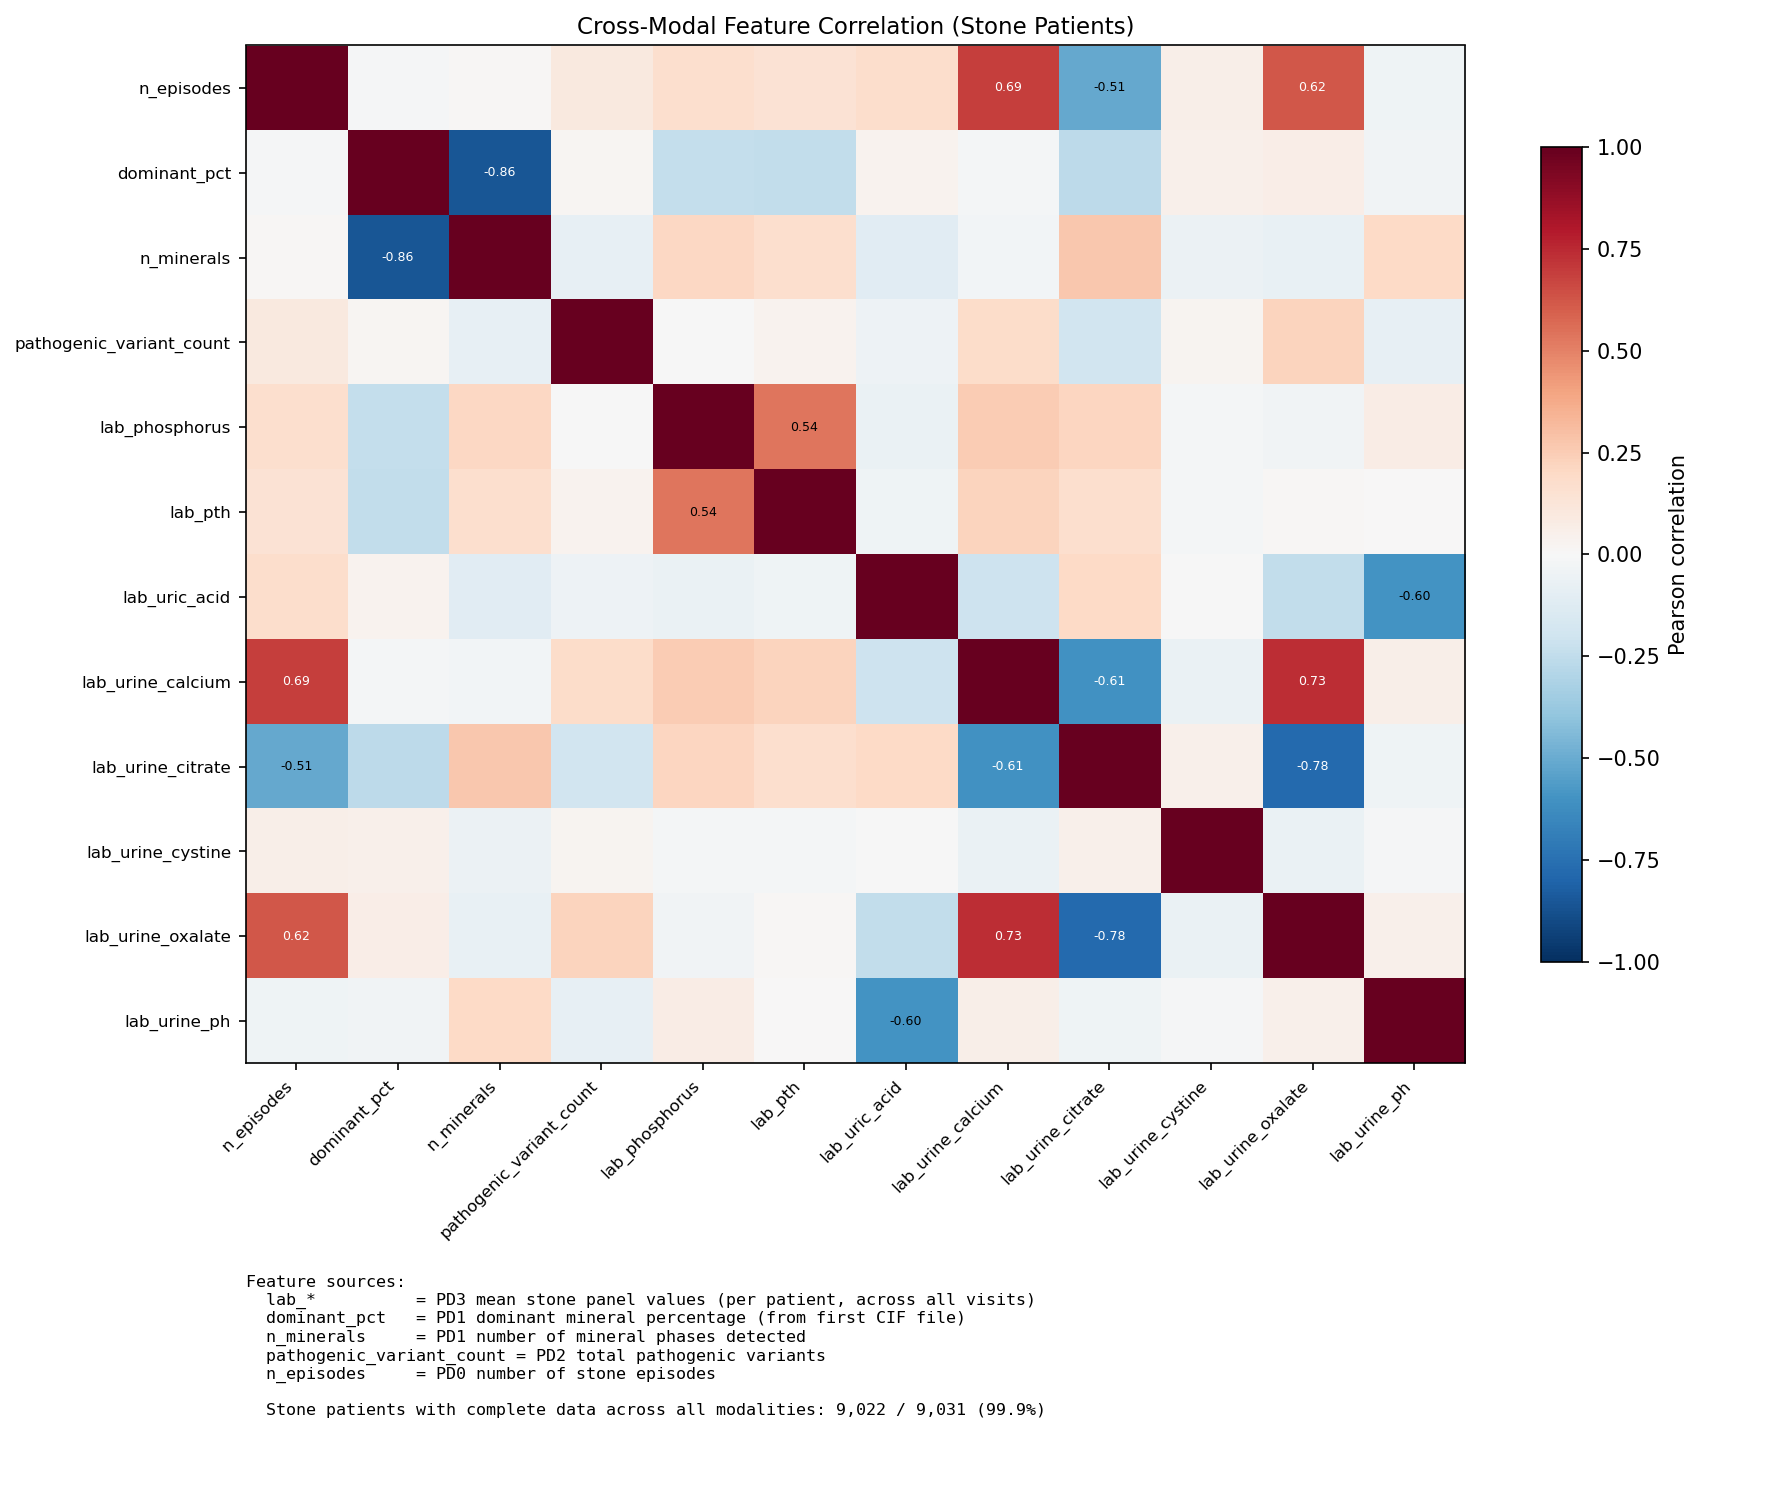

This figure's Python source:
"""
Step 5: Multi-Modal Integration
=================================
Combine all four data types (PD0 EHR, PD1 composition, PD2 genomics, PD3 labs)
into a single unified patient-level DataFrame. Demonstrate that the synthetic
correlations across modalities are internally consistent and recoverable.

Outputs:
- integrated_df: one row per patient with features from all four data sources
- Correlation matrix showing cross-modal feature relationships
- Figure: multi-panel correlation heatmap with key

Terminology:
- Multi-modal: using data from multiple independent measurement types
- Feature: a single measurable property extracted from a data source
- Concordance: agreement between independent measurements of the same underlying truth
"""

import os
from pathlib import Path

import pandas as pd
import numpy as np
import matplotlib.pyplot as plt

# ---------------------------------------------------------------------------
# Configuration
# ---------------------------------------------------------------------------
DATA_DIR = Path(os.path.expanduser("~/securecomputing-data"))
PD0_DIR = DATA_DIR / "pd0"
PD1_DIR = DATA_DIR / "pd1"
PD2_DIR = DATA_DIR / "pd2"
PD3_PATH = DATA_DIR / "pd3" / "lab_results.csv"

# ---------------------------------------------------------------------------
# Load base cohort (from Step 1 logic)
# ---------------------------------------------------------------------------
print("Step 5: Building multi-modal integrated patient view...")

person_df = pd.read_csv(PD0_DIR / "person.csv")
phi_mapping = pd.read_csv(PD0_DIR / "phi_mapping.csv")
patient_stones = pd.read_csv(PD0_DIR / "patient_stones.csv")

# Build base cohort
cohort_df = person_df.merge(phi_mapping[["person_id", "mrn"]], on="person_id", how="left")

# Primary stone type
stone_episodes = patient_stones[patient_stones["stone_type"] != "none"]
primary_stones = stone_episodes.groupby("mrn").agg(
    n_episodes=("episode_number", "nunique"),
    primary_stone_type=("stone_type", "first")
).reset_index()

cohort_df = cohort_df.merge(primary_stones, on="mrn", how="left")
cohort_df["has_stones"] = cohort_df["n_episodes"].notna()
cohort_df["n_episodes"] = cohort_df["n_episodes"].fillna(0).astype(int)

print(f"  Base cohort: {len(cohort_df):,} patients")

# ---------------------------------------------------------------------------
# PD1 features: dominant mineral percentage
# ---------------------------------------------------------------------------
print("  Extracting PD1 features (composition)...")

import json
import re

composition_pattern = re.compile(r"^# Composition:\s*(\{.*\})\s*%?")
mrn_cif_pattern = re.compile(r"^# Patient MRN:\s*(\S+)")

# For integration, take the composition from the first episode per patient
pd1_records = []
seen_mrns = set()

for cif_path in sorted(PD1_DIR.glob("*.cif")):
    mrn = None
    composition = None
    with open(cif_path, "r") as f:
        for line in f:
            if not line.startswith("#"):
                break
            m = mrn_cif_pattern.match(line)
            if m:
                mrn = m.group(1)
            m = composition_pattern.match(line)
            if m:
                try:
                    composition = json.loads(m.group(1))
                except json.JSONDecodeError:
                    composition = {}
    if mrn and mrn not in seen_mrns and composition:
        seen_mrns.add(mrn)
        # Extract dominant mineral fraction
        max_mineral = max(composition, key=composition.get) if composition else None
        max_pct = composition.get(max_mineral, 0) if max_mineral else 0
        pd1_records.append({
            "mrn": mrn,
            "dominant_mineral": max_mineral,
            "dominant_pct": max_pct,
            "n_minerals": len(composition),
        })

pd1_df = pd.DataFrame(pd1_records)
print(f"    PD1 features for {len(pd1_df):,} patients")

# ---------------------------------------------------------------------------
# PD2 features: pathogenic variant count and gene list
# ---------------------------------------------------------------------------
print("  Extracting PD2 features (genomics)...")

mrn_vcf_pattern = re.compile(r"^##patient_mrn=(\S+)")
pd2_records = []

for vcf_path in sorted(PD2_DIR.glob("*.vcf")):
    mrn = None
    pathogenic_count = 0
    genes = set()
    with open(vcf_path, "r") as f:
        for line in f:
            if line.startswith("##"):
                m = mrn_vcf_pattern.match(line)
                if m:
                    mrn = m.group(1)
                continue
            if line.startswith("#"):
                continue
            if "PATHOGENIC" in line:
                pathogenic_count += 1
                gene_match = re.search(r"GENE=(\w+)", line)
                if gene_match:
                    genes.add(gene_match.group(1))
    pd2_records.append({
        "mrn": mrn,
        "pathogenic_variant_count": pathogenic_count,
        "pathogenic_gene_count": len(genes),
        "has_pathogenic": pathogenic_count > 0,
    })

pd2_df = pd.DataFrame(pd2_records)
print(f"    PD2 features for {len(pd2_df):,} patients")
print(f"    Patients with pathogenic variants: {pd2_df['has_pathogenic'].sum():,}")

# ---------------------------------------------------------------------------
# PD3 features: mean stone panel values per patient
# ---------------------------------------------------------------------------
print("  Extracting PD3 features (mean lab values)...")

labs_df = pd.read_csv(PD3_PATH)
stone_panel = labs_df[labs_df["panel"] == "stone_panel"]

# Pivot: mean value per patient per test
pd3_features = (
    stone_panel.groupby(["mrn", "test_code"])["value"]
    .mean()
    .reset_index()
    .pivot(index="mrn", columns="test_code", values="value")
    .reset_index()
)

# Prefix columns to identify source
pd3_features.columns = ["mrn"] + [f"lab_{c}" for c in pd3_features.columns[1:]]
print(f"    PD3 features for {len(pd3_features):,} patients")

# ---------------------------------------------------------------------------
# Merge all modalities into integrated DataFrame
# ---------------------------------------------------------------------------
print("\n  Merging all modalities...")

integrated_df = cohort_df[["mrn", "person_id", "has_stones", "n_episodes", "primary_stone_type"]].copy()
integrated_df = integrated_df.merge(pd1_df, on="mrn", how="left")
integrated_df = integrated_df.merge(pd2_df, on="mrn", how="left")
integrated_df = integrated_df.merge(pd3_features, on="mrn", how="left")

print(f"  Integrated DataFrame: {len(integrated_df):,} patients × {len(integrated_df.columns)} features")
print(f"  Columns: {list(integrated_df.columns)}")

# ---------------------------------------------------------------------------
# Completeness check
# ---------------------------------------------------------------------------
print("\n--- Data Completeness ---")
print(f"  Patients with PD1 data (composition): {integrated_df['dominant_mineral'].notna().sum():,}")
print(f"  Patients with PD2 data (genomics): {integrated_df['pathogenic_variant_count'].notna().sum():,}")
print(f"  Patients with PD3 data (labs): {integrated_df['lab_urine_calcium'].notna().sum():,}")

stone_only = integrated_df[integrated_df["has_stones"]]
complete = stone_only.dropna(subset=["dominant_mineral", "pathogenic_variant_count", "lab_urine_calcium"])
print(f"  Stone patients with ALL modalities: {len(complete):,} / {len(stone_only):,} "
      f"({len(complete)/len(stone_only)*100:.1f}%)")

# ---------------------------------------------------------------------------
# Correlation matrix (numeric features, stone patients only)
# ---------------------------------------------------------------------------
print("\n  Computing cross-modal correlation matrix...")

numeric_cols = [c for c in integrated_df.columns
                if c.startswith("lab_") or c in ("n_episodes", "dominant_pct",
                                                  "pathogenic_variant_count", "n_minerals")]

corr_df = stone_only[numeric_cols].corr()

# ---------------------------------------------------------------------------
# Figure: correlation heatmap
# ---------------------------------------------------------------------------
print("  Generating correlation heatmap...")

fig = plt.figure(figsize=(12, 10))

ax = fig.add_subplot(4, 1, (1, 3))

im = ax.imshow(corr_df.values, aspect="auto", cmap="RdBu_r", vmin=-1, vmax=1)

ax.set_xticks(range(len(corr_df.columns)))
ax.set_xticklabels(corr_df.columns, rotation=45, ha="right", fontsize=8)
ax.set_yticks(range(len(corr_df.columns)))
ax.set_yticklabels(corr_df.columns, fontsize=8)
ax.set_title("Cross-Modal Feature Correlation (Stone Patients)", fontsize=11)

plt.colorbar(im, ax=ax, label="Pearson correlation", shrink=0.8)

# Annotate strong correlations
for i in range(len(corr_df)):
    for j in range(len(corr_df)):
        val = corr_df.iloc[i, j]
        if abs(val) > 0.3 and i != j:
            ax.text(j, i, f"{val:.2f}", ha="center", va="center", fontsize=6,
                    color="white" if abs(val) > 0.6 else "black")

# Key panel
key_text = (
    "Feature sources:\n"
    "  lab_*          = PD3 mean stone panel values (per patient, across all visits)\n"
    "  dominant_pct   = PD1 dominant mineral percentage (from first CIF file)\n"
    "  n_minerals     = PD1 number of mineral phases detected\n"
    "  pathogenic_variant_count = PD2 total pathogenic variants\n"
    "  n_episodes     = PD0 number of stone episodes\n"
    "\n"
    f"  Stone patients with complete data across all modalities: "
    f"{len(complete):,} / {len(stone_only):,} ({len(complete)/len(stone_only)*100:.1f}%)"
)

ax_key = fig.add_subplot(4, 1, 4)
ax_key.axis("off")
ax_key.text(0.0, 0.95, key_text, transform=ax_key.transAxes,
            fontsize=8, fontfamily="monospace", verticalalignment="top")

plt.tight_layout()
plt.savefig("step5_multimodal_integration.png", dpi=150, bbox_inches="tight")
plt.show()

print("\n[Step 5 complete] Correlation heatmap saved to step5_multimodal_integration.png")
print(f"  integrated_df available: {len(integrated_df):,} patients × {len(integrated_df.columns)} features")
